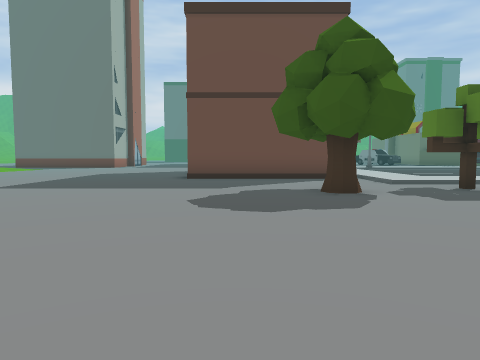
view 1 (above)

22 first-person views from a walk through a 3-D level made in the Unity game engine. The camera is 1.3 m above the floor, tilts 4° down and sees 70° across. The floor is counted in squares, 2 m on a side. Each view is taken from the middle of a square. On the plan, view 1 faces up. The plan holds only what a view shows up to about 10 squares ahead; the rest is blank. The place goes on beyond the plan. The player is left out. Some surface patterns are stand-ins.

view 2
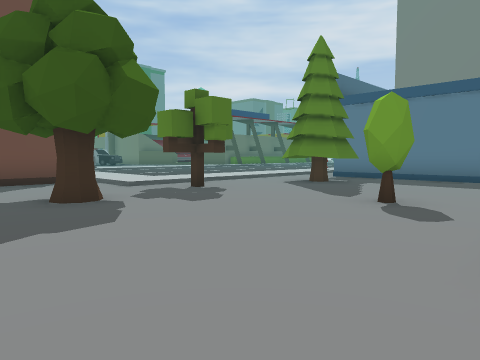

view 3
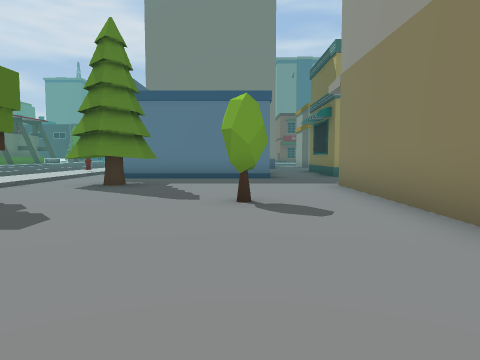

view 4
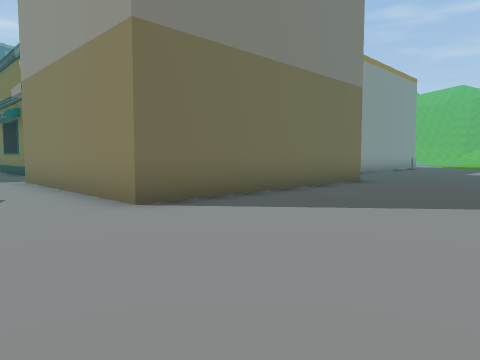

view 5
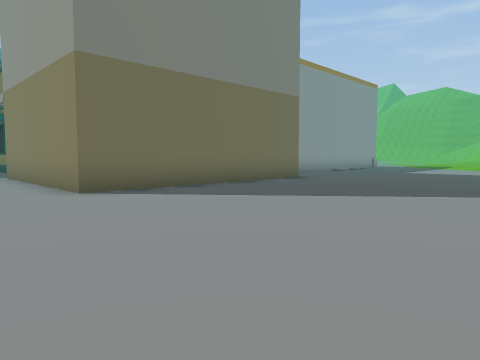

view 6
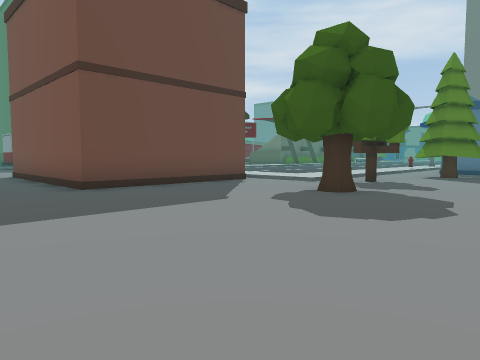

view 7
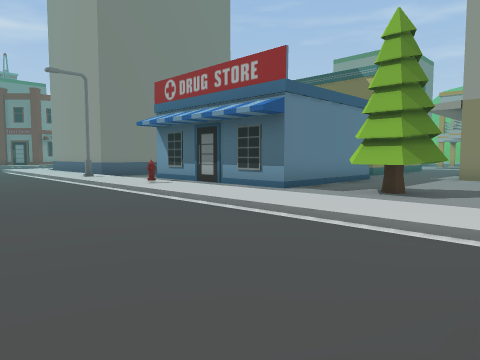

view 8
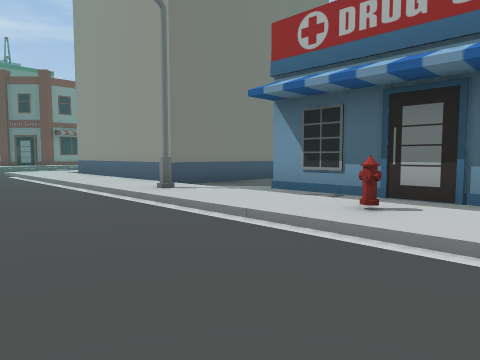

view 9
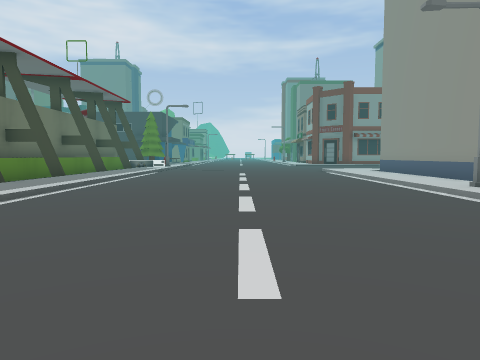

view 10
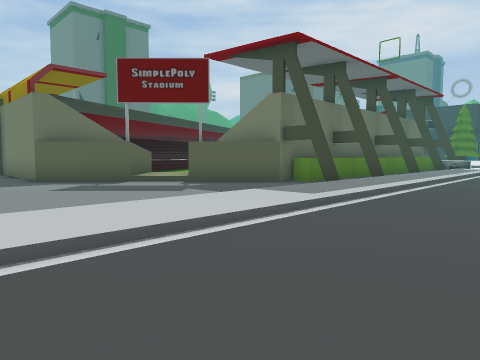

view 11
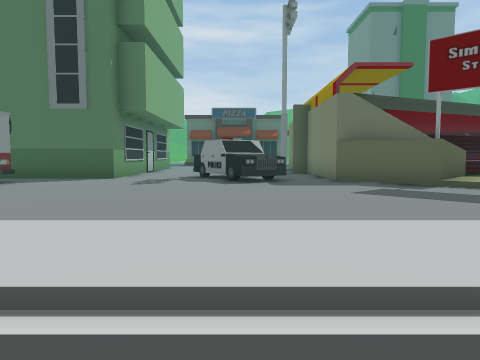

view 12
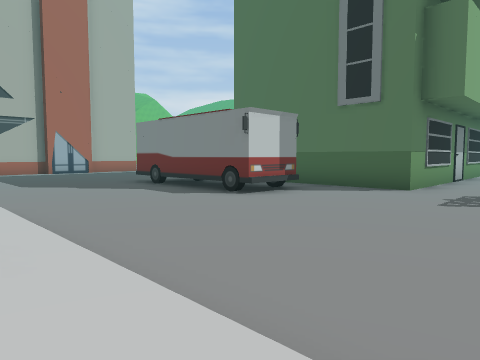

view 13
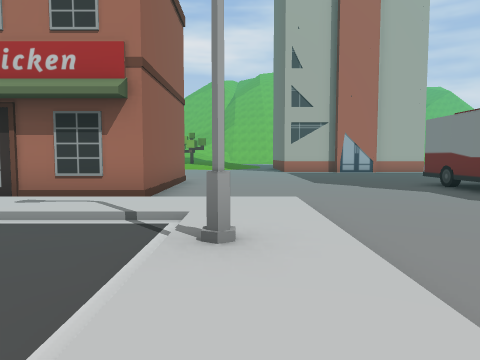

view 14
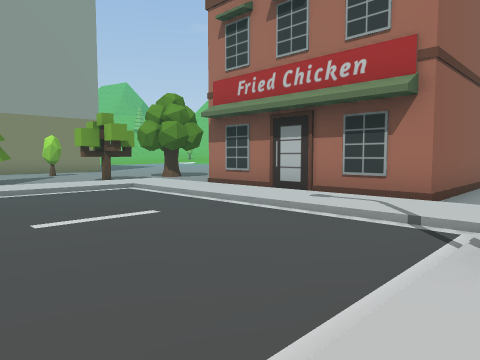

view 15
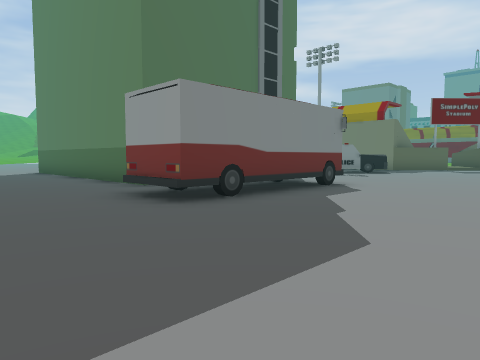

view 16
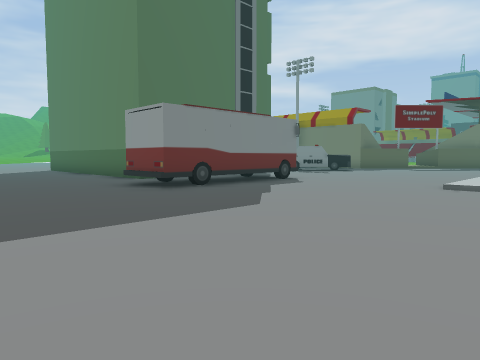

view 17
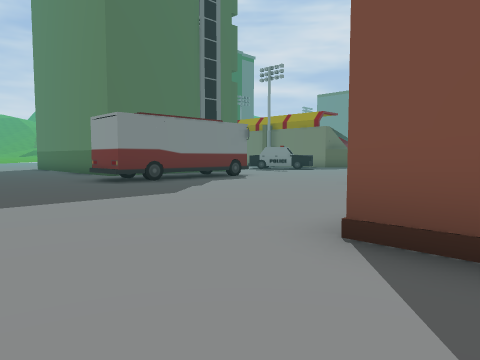

view 18
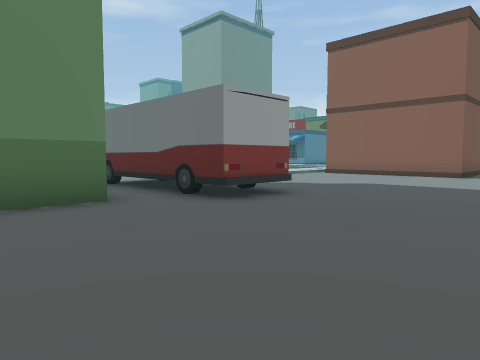

view 19
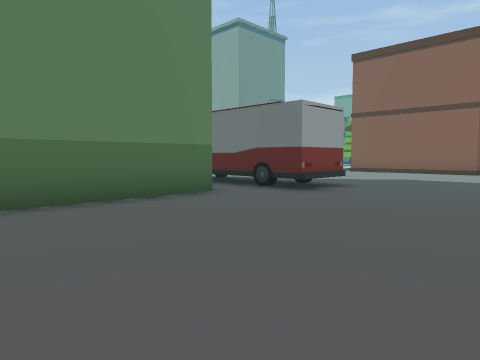

view 20
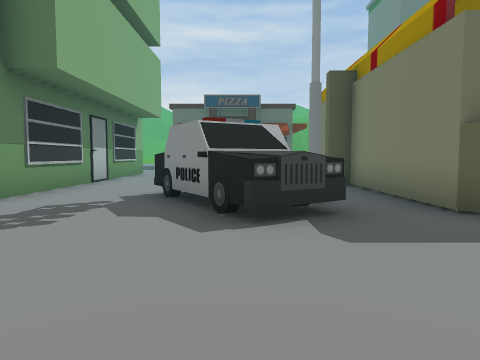

view 21
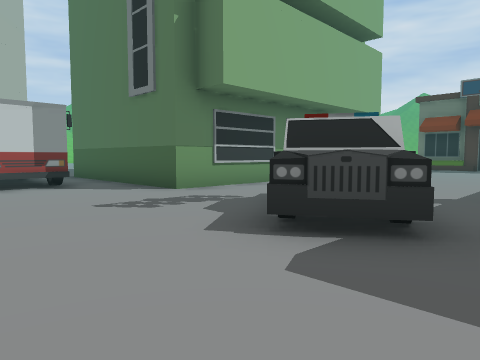

view 22
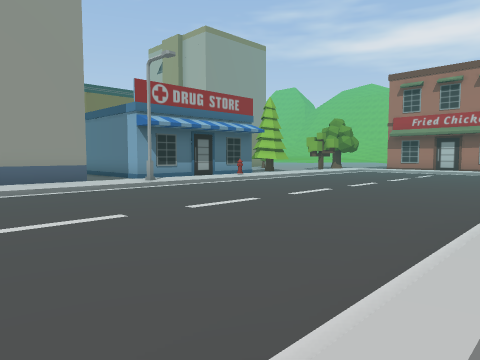

### Floor plan
Key: @ floor where view 1 was taken; # wall or solid block; . main floor; : floor 0.25 m higher than the main floor; / step, stairs or slope; ^ raised ledge; T tree; B bush; U building; H hydrant; S streetlight; C car; O other object.
Columns run from 4 left of view 1 to 21 right of it. Each row starts with its distance up from view 1.
 29 .....U    U.. ..
 28 .....U    U.. ..##
 27 .....U    U.. ..##
 26 .....U    U..C ..#
 25 .....UUUUUU..CC..#
 24 ..............CC.###
 23  ...OOOOO.........#^:
 22  ...OOOOO..........:^
 21  ................../##
 20  ....................####
 19 ......................^^^
 18 ......../////////////#//#
 17 ........::S:::::::::::::::
 16 ........:/................
 15 ...#####:/................
 14 ...#   #:/................
 13   .#   #:/... ...........
 12   .#   #:/...............
 11  ..#   #:/...............
 10 ...#####:/................
  9 ........:::::::::H::S:::::
  8 ........//////////////////
  7 ........TT............UUUU
  6 ......T....TT.######..U
  5 ............T.#      .U
  4 ..............#       U
  3 .........B....#
  2 ...............
  1 ...............
  0 ....@..UUUUU
 -1  ......U
 -2  ......U
 -3  ......U
 -4  ......U
 -5  ......U
 -6   .....
 -7   .....
 -8   ....

Where each view was taken, in squares from view 1:
view 1: 0 up, 0 right, facing up
view 2: 1 up, 0 right, facing up-right
view 3: 3 up, 0 right, facing right
view 4: 3 up, 2 left, facing down-right
view 5: 3 up, 4 left, facing down-right
view 6: 3 up, 4 left, facing up-right
view 7: 13 up, 5 right, facing down-right
view 8: 12 up, 11 right, facing down-right
view 9: 13 up, 10 right, facing right
view 10: 14 up, 10 right, facing up-right
view 11: 15 up, 10 right, facing up
view 12: 17 up, 9 right, facing up-left
view 13: 17 up, 9 right, facing left
view 14: 17 up, 9 right, facing down-left
view 15: 18 up, 3 left, facing up-right
view 16: 16 up, 4 left, facing up-right
view 17: 14 up, 4 left, facing up-right
view 18: 27 up, 4 left, facing down-right
view 19: 29 up, 4 left, facing down-right
view 20: 20 up, 10 right, facing up
view 21: 21 up, 12 right, facing up-left
view 22: 17 up, 21 right, facing down-left
